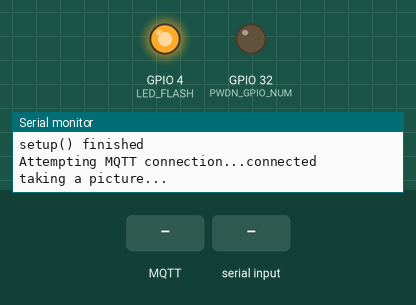
This sketch was run on a simulated ESP32. Parts: output pins drawn as LEDs (lit = HIGH), the last lines printed to the serial monitor. Inputs (shaded band) come from the test bench. WiFi joins after 1.5 s; servers stay silent unless stated; random numbers use the default seed unless the sketch sets one; no MQTT or app messages arrive unless stated; the camera gives no picture.

Above: at 1.9 s.
At 3.0 s:
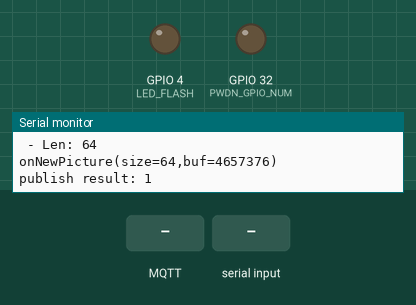
3.1 s: MQTT message "1" arrives on the first subscribed topic
4.6 s: "1" received over the second serial link
6.4 s: MQTT message "on" arrives on the first subscribed topic
8.4 s: MQTT message "off" arrives on the first subscribed topic
Timing chart, 0 to 11.4 s (numbered marks = the images above; inputs shaded):
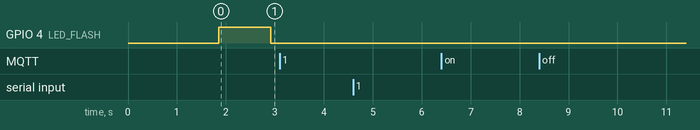

The sketch:

metercam.ino
```cpp
// (licence header left out)
/* https://github.com/khoih-prog/ESP_DoubleResetDetector/  -  EEPROM doesn't work, LITTLEFS crashes! */
//#include <ESP_DoubleResetDetector.h>

/* https://github.com/tzapu/WiFiManager */
#include <WiFiManager.h>

///* https://github.com/plapointe6/EspMQTTClient */
//#include "EspMQTTClient.h"


#include <ArduinoJson.h>

#include <PubSubClient.h>

#include <ESPAsyncWebServer.h>

/* we use LittleFS for storing settings */
#include <LittleFS.h>

/* This project does not share any code with Rui Santos's esp32-cam project. Nevertheless,
 * Rui's contribution to the esp32-cam universe is hereby gratefully acknowledged.
 * Complete project details at https://RandomNerdTutorials.com/esp32-cam-take-photo-display-web-server/
 */

// our own submodules
#include "mywebserver.h"
#include "camoperator.h"

WiFiManager myWiFiManager;
AsyncWebServer server(80);
CamOperator myCamOperator;

const char *mqtt_server = "192.168.88.203";
WiFiClient espClient;
PubSubClient myPubSubClient(espClient);

/** After taking a picture, we stay awake a little in case someone wants
  * to talk to us over MQTT. */
unsigned long whenShouldIGoToSleep = ULONG_MAX;

/** We will tell the uC to sleep this many intervals - can be reconfigured
  * by sending us an MQTT message. */
uint16_t desired_sleep_intervals = 0;  // Special value 0: "do not set new value before going to sleep"

/** a new MQTT message arrived */
void callback(char* topic, byte* payload, unsigned int length) {
  Serial.print("Message arrived [");
  Serial.print(topic);
  Serial.print("] ");
  for (int i = 0; i < length; i++) {
    Serial.print((char)payload[i]);
  }
  Serial.println();

  // Deserialize the JSON document
  StaticJsonDocument<200> doc;
  DeserializationError error = deserializeJson(doc, payload, length);
  if (error) {
    Serial.print(F("deserializeJson() failed: "));
    Serial.println(error.f_str());
    return;
  }
  desired_sleep_intervals = doc["sleep_intervals"];
  Serial.printf("desired_sleep_intervals = %u\n", desired_sleep_intervals);
}

void onConnectionEstablished() {
/*
  myMQTTClient.subscribe("mytopic/test", [] (const String &payload)  {
    Serial.println(payload);
  });

  myMQTTClient.publish("mytopic/test", "This is a message");
  */
}

void onNewPicture(int _size, const uint8_t* _buf)
{
  Serial.printf("onNewPicture(size=%d,buf=%d)\n", _size, _buf);
  if(_size>UINT16_MAX)
  {
    Serial.println("- too large for our MQTT implementation :-(. not transmitting.");
    return;
  }
  boolean r;
  r = myPubSubClient.publish("metercam/DEADBEEF/jpg", _buf, _size);
  Serial.printf("publish result: %d\n", (int)r);
  whenShouldIGoToSleep = millis() + 2000;
  //myMQTTClient.publish("mytopic/img", std::string(_buf, _buf+_size));
}

void setup() {
  boolean r;
  Serial.begin(115200);  // "Serial" is for debugging output
  Serial.println("entered setup()");

  Serial.println("** Normal boot **");
  myWiFiManager.autoConnect("METERCAM", "metercam");

  // start web server
  init_webserver(server, &myCamOperator);
  server.begin();

  // Configure MQTT connection
  myPubSubClient.setServer(mqtt_server, 1883);
  myPubSubClient.setCallback(callback);
  r = myPubSubClient.setBufferSize(60000);
  Serial.printf("myPubSubClient.setBufferSize() = %d\n", (int)r);

  // initialise camera
  myCamOperator.registerNewPictureCallback(onNewPicture);
  myCamOperator.init();

  // whenever we boot, we take a picture right away
  myCamOperator.requestPicture();

  // comms to/from µC
#define RXD2 15 // 16
#define TXD2 14 // 17
  Serial2.begin(9600, SERIAL_8N1, RXD2, TXD2);

  whenShouldIGoToSleep = 0;
  Serial.println("setup() finished");
}

void reconnectPubSubClient() {
  // Loop until we're reconnected
  while (!myPubSubClient.connected()) {
    Serial.print("Attempting MQTT connection...");
    // Create a random client ID
    String clientId = "ESP8266Client-";
    clientId += String(random(0xffff), HEX);
    // Attempt to connect
    if (myPubSubClient.connect(clientId.c_str())) {
      Serial.println("connected");
      // Once connected, subscribe to inbox...
      myPubSubClient.subscribe("metercam/DEADBEEF/inbox");
      // ...and announce ourselves.
      myPubSubClient.publish("metercam/DEADBEEF/info", "about to take a picture");
    } else {
      Serial.print("failed, rc=");
      Serial.print(myPubSubClient.state());
      Serial.println(" try again in 5 seconds");
      // Wait 5 seconds before retrying
      delay(5000);
    }
  }
}


void loop() {
  unsigned long myTime;
  if(Serial2.available()) {
    Serial.print("Got something: ");
    char c=Serial2.read();
    Serial.printf("0x%02x\n", c);
  }
  //delay(1000);
  reconnectPubSubClient();  // will only reconnect if not alread connected
  myPubSubClient.loop();
  myCamOperator.loop();
  if(millis()>whenShouldIGoToSleep)
  {
    if(desired_sleep_intervals)
    {
      Serial.printf("About to set new number of desired sleep intervals to %u...\n", desired_sleep_intervals);
      Serial2.write('A');
      Serial2.write((uint8_t)((desired_sleep_intervals>>8)&0xff));
      Serial2.write((uint8_t)(desired_sleep_intervals&0xff));
      desired_sleep_intervals = 0;
      whenShouldIGoToSleep += 500;  // give us a chance to also see the reply
    }
    else
    {
      Serial.print("About to go to sleep.\n");
      Serial2.print("S"); // "go to sleep now!"
      delay(1000);
      Serial.print("If you can see this, the 'S' command wasn't processed for some reason.\n");
    }
  }
}
```

camoperator.h
```cpp
#ifndef camoperator_h
#define camoperator_h

#include "esp_camera.h"

#define LED_FLASH  4  // flash led, LOW=off, HIGH=on

//#include "EspMQTTClient.h"
//extern EspMQTTClient myMQTTClient;

typedef void (*npcb)(int, const uint8_t*);

class CamOperator
{
  public:
  CamOperator(void)
    : picture_requested(false), currentFB(NULL), currentImgSize(0), newPictureCallback(NULL)
  {}

  /** ensure camera is ready to go.
   * @returns != if something went wrong.
   */
  int init()
  {
    Serial.println("CamOperator::init()...");

  pinMode (LED_FLASH, OUTPUT);//Specify that LED pin is output


// OV2640 camera module pins (CAMERA_MODEL_AI_THINKER)
#define PWDN_GPIO_NUM     32
#define RESET_GPIO_NUM    -1
#define XCLK_GPIO_NUM      0
#define SIOD_GPIO_NUM     26
#define SIOC_GPIO_NUM     27
#define Y9_GPIO_NUM       35
#define Y8_GPIO_NUM       34
#define Y7_GPIO_NUM       39
#define Y6_GPIO_NUM       36
#define Y5_GPIO_NUM       21
#define Y4_GPIO_NUM       19
#define Y3_GPIO_NUM       18
#define Y2_GPIO_NUM        5
#define VSYNC_GPIO_NUM    25
#define HREF_GPIO_NUM     23
#define PCLK_GPIO_NUM     22

  // power up camera (but seems to be on by default anyway)
  pinMode(PWDN_GPIO_NUM, OUTPUT);
  digitalWrite(PWDN_GPIO_NUM, LOW);

  // OV2640 camera module
  camera_config_t config;
  config.ledc_channel = LEDC_CHANNEL_0;
  config.ledc_timer = LEDC_TIMER_0;
  config.pin_d0 = Y2_GPIO_NUM;
  config.pin_d1 = Y3_GPIO_NUM;
  config.pin_d2 = Y4_GPIO_NUM;
  config.pin_d3 = Y5_GPIO_NUM;
  config.pin_d4 = Y6_GPIO_NUM;
  config.pin_d5 = Y7_GPIO_NUM;
  config.pin_d6 = Y8_GPIO_NUM;
  config.pin_d7 = Y9_GPIO_NUM;
  config.pin_xclk = XCLK_GPIO_NUM;
  config.pin_pclk = PCLK_GPIO_NUM;
  config.pin_vsync = VSYNC_GPIO_NUM;
  config.pin_href = HREF_GPIO_NUM;
  config.pin_sscb_sda = SIOD_GPIO_NUM;
  config.pin_sscb_scl = SIOC_GPIO_NUM;
  config.pin_pwdn = PWDN_GPIO_NUM;
  config.pin_reset = RESET_GPIO_NUM;
  config.xclk_freq_hz = 20000000;
  config.pixel_format = PIXFORMAT_JPEG;

  if (psramFound()) {
    config.frame_size = FRAMESIZE_VGA; // FRAMESIZE_UXGA;
    config.jpeg_quality = 10;
    config.fb_count = 2;

    config.fb_count = 1;  // !!
    Serial.println("PSRAM found");
  } else {
    config.frame_size = FRAMESIZE_SVGA;
    config.jpeg_quality = 12;
    config.fb_count = 1;
    Serial.println("ERROR no PSRAM found");
  }
  // Camera init
  esp_err_t err = esp_camera_init(&config);
  if (err != ESP_OK) {
    Serial.printf("Camera init failed with error 0x%x", err);
    ESP.restart();
  }

  }

  void requestPicture(void)
  {
    this->picture_requested = true;
  }

  const uint8_t *getImgPtr(void)
  {
    if(this->currentFB)
    {
      return currentFB->buf;
    }
    return (const uint8_t*)"1234567890";
  }

  int getImgSizeInBytes(void)
  {
    if(this->currentFB)
    {
      return currentImgSize;
    }
    return 10;
  }

  /** Cyclic function. Executes any tasks that might be pending. Call this repeatedly. */
  void loop()
  {
    if(this->picture_requested)
    {
      this->picture_requested = false;
      this->takeOnePicture();
    }
  }

  void takeOnePicture()
  {
    Serial.println("taking a picture...");

    if(this->currentFB)
    {
      esp_camera_fb_return(this->currentFB);
    }
    this->currentFB = NULL; // even if taking the picture fails, pointer is now invalid

    digitalWrite(LED_FLASH, HIGH);
    delay(1000);
    this->currentFB = esp_camera_fb_get();
    digitalWrite(LED_FLASH, LOW);

    if (!this->currentFB) {
      Serial.println("Camera capture failed");
      return;
    }

    Serial.print(" - Len: ");
    Serial.println(currentFB->len);
    this->currentImgSize = currentFB->len;

    if(this->newPictureCallback)
    {
      this->newPictureCallback(currentFB->len, currentFB->buf);
    }
  }

  void registerNewPictureCallback(npcb _cb)
  {
    this->newPictureCallback = _cb;
  }

  protected:

    /** did anyone ask us to take a picture? */
    boolean picture_requested;

    /** frame buffer of the most recent picture */
    camera_fb_t * currentFB;

    /** size of most recent picture (bytes) */
    int currentImgSize;

    /** Will call this function whenever a new picture has been taken */
    npcb newPictureCallback;
};

#endif
```

mywebserver.cpp
```cpp
#include "mywebserver.h"


const char index_html[] PROGMEM = R"rawliteral(
<!DOCTYPE HTML><html>
<head>
  <meta name="viewport" content="width=device-width, initial-scale=1">
</head>
<body>
  <div id="main">
    <h1>MeterCam</h1>
    <p>
      <button onclick="capturePhoto()">TAKE NEW PICTURE AND REFRESH PAGE</button>
      <button onclick="location.reload();">REFRESH PAGE</button>
      <button onclick="shutdown()">SHUT DOWN</button>
    </p>
    <p>Latest picture:</p>
    <div><img src="current-photo.jpg" id="photo"></div>
  </div>
</body>
<script>
  function capturePhoto() {
    var xhr = new XMLHttpRequest();
    xhr.open('GET', "/capture", true);
    xhr.send();
    setTimeout(function() {
      location.reload();
    }, 1500);
  }
</script>
</html>)rawliteral";

void init_webserver(AsyncWebServer & server, CamOperator * o)
{
  // Route for root / web page
  server.on("/", HTTP_GET, [](AsyncWebServerRequest * request) {
    request->send_P(200, "text/html", index_html);
  });

  server.on("/capture", HTTP_GET, [o](AsyncWebServerRequest * request) {
    o->requestPicture();
    request->send_P(200, "text/plain", "Taking Photo");
  });

  server.on("/current-photo.jpg", HTTP_GET, [o](AsyncWebServerRequest * request) {
    AsyncWebServerResponse *response = request->beginResponse_P(200, "image/jpg", o->getImgPtr(), o->getImgSizeInBytes());
    request->send(response);
    //request->send(LITTLEFS, FILE_PHOTO, "image/jpg", false);
  });
}
```

mywebserver.h
```cpp
#ifndef webserver_h
#define webserver_h

#include <ESPAsyncWebServer.h>
#include "camoperator.h"

void init_webserver(AsyncWebServer & s, CamOperator * o);

#endif
```
